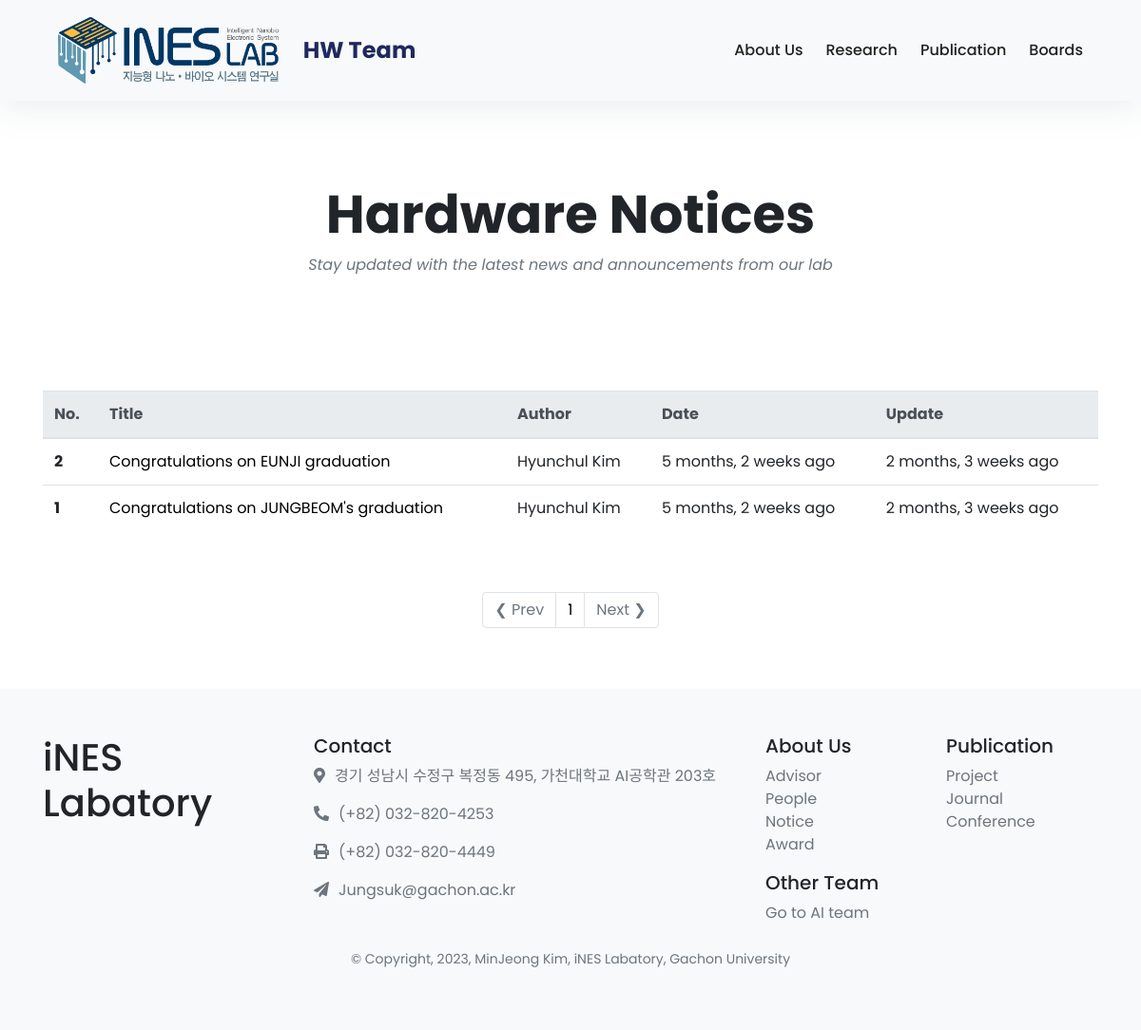
The app's page /hw/notices/, older data.
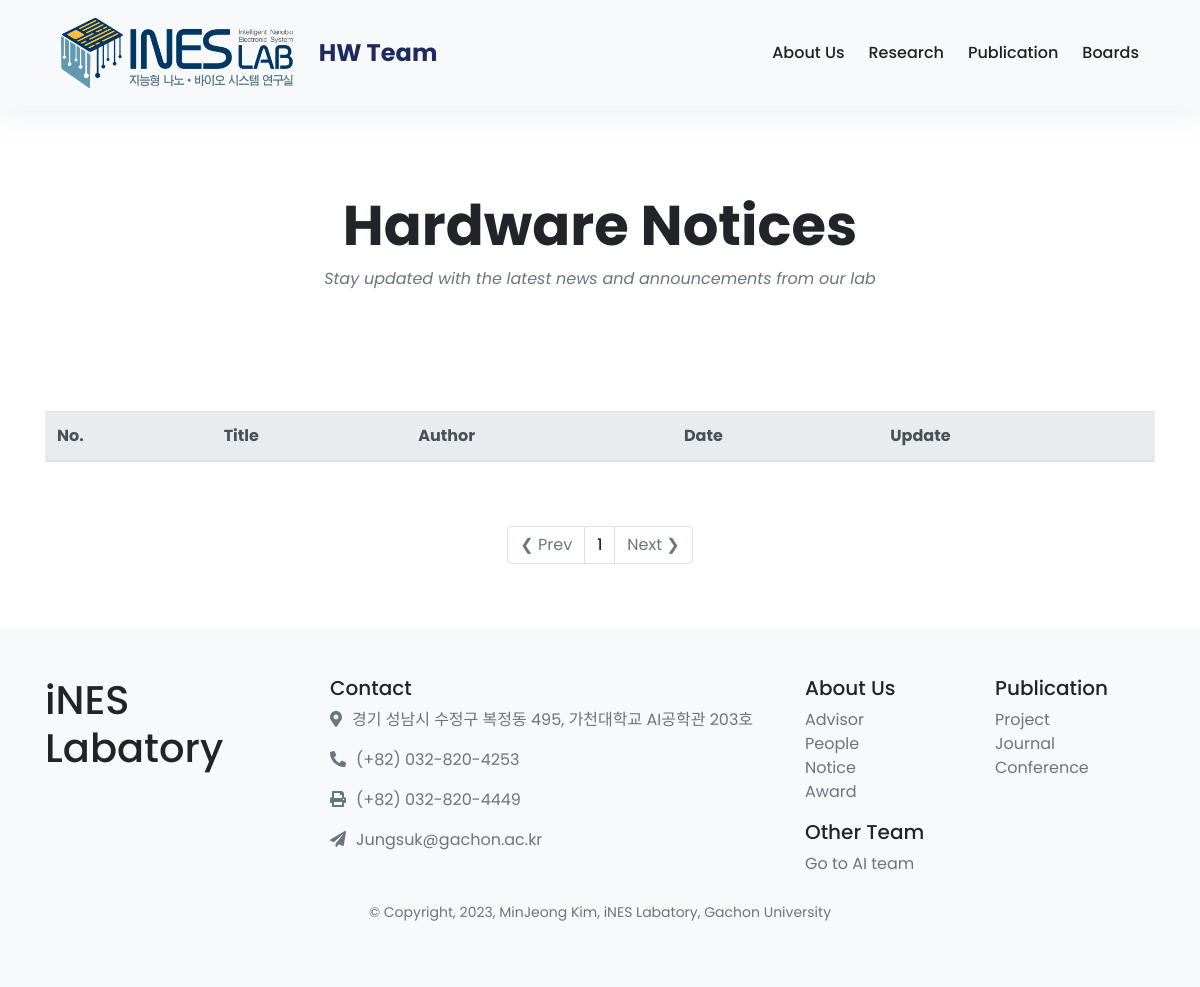
The same page, newer data.
### notice/models.py (models this page shows, shortened)
class Notice(models.Model):
    TEAM_CHOICES = (
        ('AI', 'AI Team'),
        ('HW', 'Hardware Team'),
    )
    team = models.CharField(max_length=2, choices=TEAM_CHOICES, default='HW')
    title = models.CharField(max_length=255)
    created_at = models.DateTimeField(auto_now_add=True)
    updated_at = models.DateTimeField(auto_now=True)
    author = models.ForeignKey(member_list, on_delete=models.CASCADE, related_name='author')
    content = models.TextField()

### member/models.py (models this page shows)
class member_list(models.Model):
    DEGREE_CHOICES = [
        ('CA', 'Co-Advisor'),
        ('PR', 'Professor'),
        ('PD', 'Postdoc'),
        ('PHD', 'PhD'),
        ('MS', 'Master'),
        ('BS', 'Bachelor'),
    ]
    STATUS_CHOICES = [
        ('CU', 'Current'),
        ('AL', 'Alumni'),
    ]
    TEAM_CHOICES = (
        ('AI', 'AI Team'),
        ('HW', 'Hardware Team'),
        ('OT', 'Others'),
    )
    team = models.CharField(max_length=2, choices=TEAM_CHOICES, default='HW')
    name = models.CharField(max_length=20, default="Name")
    email = models.EmailField(max_length=254, default="@gachon.ac.kr")
    main_photo = models.FileField(upload_to="upload/%Y/%m/%d/", blank=True)
    hobby_photo = models.FileField(upload_to="upload/%Y/%m/%d/", blank=True)
    motto = models.CharField(max_length=50, default="No data")
    department = models.CharField(max_length=50, default = "Department of Biomedical Engineering")
    degree = models.CharField(max_length=50, choices=DEGREE_CHOICES, default='BS')
    status = models.CharField(max_length=2, choices=STATUS_CHOICES, default='CU')
    def __str__(self):
        return self.name

### notice/views.py (the view)
# urls.py: path('notices/', notice_views.hw_notice_list, name='hw_notice_list'),
def hw_notice_list(request):
    all_notices = Notice.objects.filter(team='HW').order_by('-created_at')
    page = request.GET.get('page')
    paginator = Paginator(all_notices, 5)
    notices = paginator.get_page(page)
    try:
        page_obj = paginator.page(page)
    except PageNotAnInteger:
        page = 1
        page_obj = paginator.page(page)
    except EmptyPage:
        page = paginator.num_pages
        page_obj = paginator.page(page)
    leftIndex = (int(page) - 2)
    if leftIndex < 1:
        leftIndex = 1
    rightIndex = (int(page) + 2)
    if rightIndex > paginator.num_pages:
        rightIndex = paginator.num_pages
    custom_range = range(leftIndex, rightIndex + 1)
    context = {
        'notices': notices,
        'page_obj': page_obj,
        'paginator': paginator,
        'custom_range': custom_range,
    }
    return render(request, 'labweb/notice/hw_notice.html', context)

### templates/labweb/notice/hw_notice.html (shortened to what this page needs)
{% extends 'labweb/base.html' %}
{% block style %}
<link rel="stylesheet" href="//maxcdn.bootstrapcdn.com/font-awesome/4.3.0/css/font-awesome.min.css">
<link rel="stylesheet" href="https://cdn.jsdelivr.net/npm/bootstrap@4.6.2/dist/css/bootstrap.min.css">
{% endblock %}
{% block content %}
{% load humanize %}
<div class="container py-5">
    <header class="text-center">
    <br><br><br><br><br><br>
    <h1 class="display-4 font-weight-bold">Hardware Notices</h1>
    <p class="font-italic text-muted mb-0">Stay updated with the latest news and announcements from our lab</p>
    <br><br><br>
  </header>
  <div class="row mt-5">
    <div class="col-12">
      <table class="table table-hover">
        <thead class="thead-light">
          <tr>
            <th>No.</th>
            <th>Title</th>
            <th>Author</th>
            <th>Date</th>
            <th>Update</th>
          </tr>
        </thead>
        <tbody>
          {% if notices %}
          {%for notice in notices%}
          <tr>
            <th scope="row">{{notice.id}}</th>
            <td class="notice-title"><a href="{% url 'hw_notice_detail' notice_id=notice.id %}">{{notice.title}}</a></td>
            <td>{{notice.author}}</td>
            <td>{{notice.created_at|naturaltime}}</td>
            <td>{{notice.updated_at|naturaltime}}</td>
          </tr>
          {% endfor %}
          {% endif %}
        </tbody>
      </table>
    </div>
  </div>
   <div class="row mt-5">
    <div class="col-12">
      <nav aria-label="Page navigation example">
       <ul class="pagination justify-content-center">
        {% if page_obj.has_previous %}
          <li class="page-item">
            <a class="page-link" href="?page={{page_obj.previous_page_number}}"> &#10094; Prev </a>
          </li>
        {% else %}
          <li class="page-item disabled">
            <a class="page-link" href="#"> &#10094;  Prev </a>
          </li>
        {% endif %}
        {%for page in custom_range %}
        {%if page == page_obj.number %}
          <li class="page-item">
            <a class="page-link" style="text-decoration:none; color: black;" href="?page={{page}}">{{page}}</a>
          </li>
        {%else%}
        <li class="page-item">
          <a class="page-link"  style="text-decoration:none; color: gray;" href="?page={{page}}">{{page}}</a>
        </li>
        {%endif%}
        {%endfor%}
        {% if page_obj.has_next %}
          <li class="page-item">
            <a class="page-link" href="?page={{ page_obj.next_page_number }}">Next &#10095;</a>
          </li>
        {% else %}
          <li class="page-item disabled">
            <a class="page-link" href="#">Next &#10095;</a>
          </li>
        {% endif %}
      </ul>
     </nav>
    </div>
  </div>
</div>
{% endblock %}

Row changes from the older to the newer data that the page shows:
no longer on this page (row edited): Notice: id "2", title "Congratulations on EUNJI graduation", author "Hyunchul Kim", created_at "5 months, 2 weeks ago", updated_at "2 months, 3 weeks ago"
no longer on this page (row edited): Notice: id "1", title "Congratulations on JUNGBEOM's graduation", author "Hyunchul Kim", created_at "5 months, 2 weeks ago", updated_at "2 months, 3 weeks ago"
